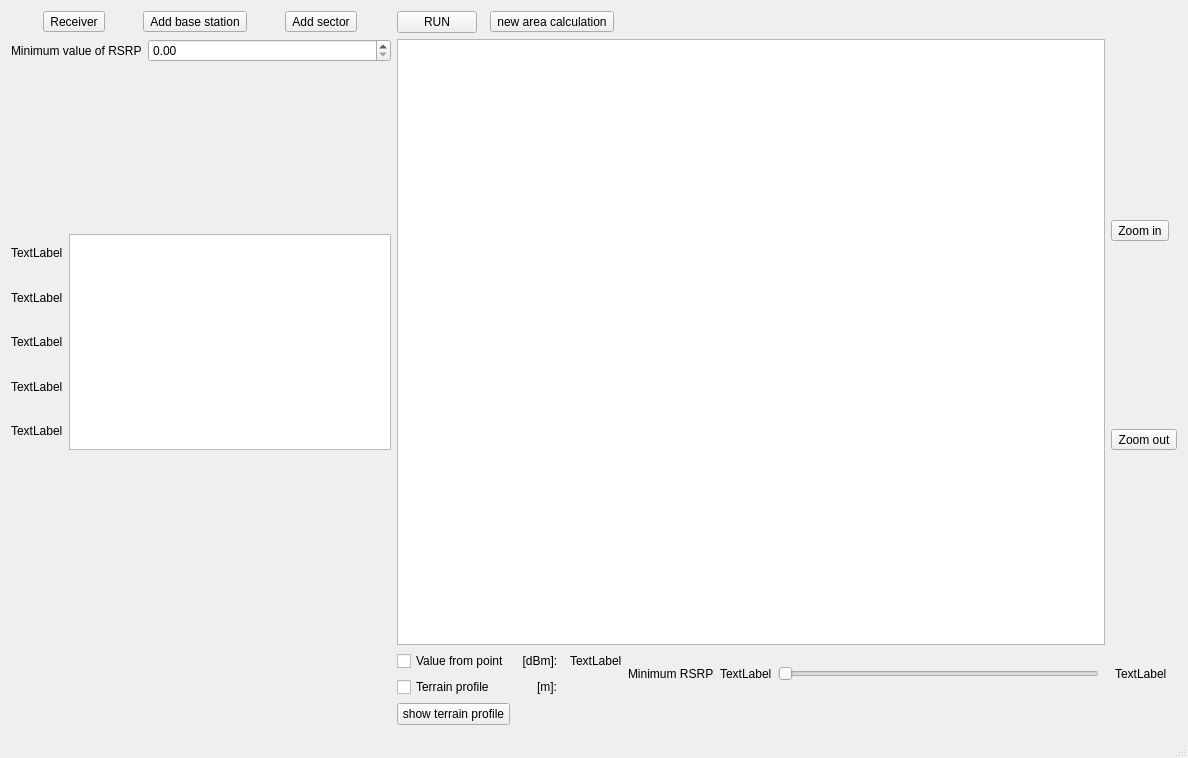
<?xml version="1.0" encoding="UTF-8"?>
<ui version="4.0">
 <class>MainWindow</class>
 <widget class="QMainWindow" name="MainWindow">
  <property name="windowModality">
   <enum>Qt::WindowModal</enum>
  </property>
  <property name="geometry">
   <rect>
    <x>0</x>
    <y>0</y>
    <width>1188</width>
    <height>758</height>
   </rect>
  </property>
  <property name="windowTitle">
   <string>MainWindow</string>
  </property>
  <property name="styleSheet">
   <string notr="true"/>
  </property>
  <widget class="QWidget" name="centralWidget">
   <layout class="QGridLayout" name="gridLayout_2">
    <item row="0" column="0" colspan="2">
     <layout class="QHBoxLayout" name="horizontalLayout_3">
      <item>
       <widget class="QToolButton" name="receiverButton">
        <property name="text">
         <string>Receiver</string>
        </property>
       </widget>
      </item>
      <item>
       <widget class="QToolButton" name="baseToolButton">
        <property name="styleSheet">
         <string notr="true"/>
        </property>
        <property name="text">
         <string>Add base station</string>
        </property>
       </widget>
      </item>
      <item>
       <widget class="QToolButton" name="sectorToolButton">
        <property name="text">
         <string>Add sector</string>
        </property>
       </widget>
      </item>
     </layout>
    </item>
    <item row="0" column="2">
     <layout class="QVBoxLayout" name="verticalLayout_2">
      <item>
       <widget class="QPushButton" name="calculatePushButton">
        <property name="text">
         <string>RUN</string>
        </property>
       </widget>
      </item>
     </layout>
    </item>
    <item row="0" column="3" colspan="2">
     <layout class="QHBoxLayout" name="horizontalLayout_4">
      <item>
       <widget class="QToolButton" name="rectangleToolButton">
        <property name="text">
         <string>new area calculation</string>
        </property>
       </widget>
      </item>
     </layout>
    </item>
    <item row="1" column="0" colspan="2">
     <layout class="QFormLayout" name="formLayout">
      <item row="0" column="0">
       <widget class="QLabel" name="label_2">
        <property name="text">
         <string>Minimum value of RSRP</string>
        </property>
       </widget>
      </item>
      <item row="0" column="1">
       <widget class="QDoubleSpinBox" name="minimumRSRSPdoubleSpinBox"/>
      </item>
     </layout>
    </item>
    <item row="1" column="2" rowspan="4" colspan="7">
     <layout class="QHBoxLayout" name="horizontalLayout_2">
      <item>
       <widget class="QGraphicsView" name="mapGraphicsView">
        <property name="cursor" stdset="0">
         <cursorShape>CrossCursor</cursorShape>
        </property>
        <property name="mouseTracking">
         <bool>true</bool>
        </property>
       </widget>
      </item>
     </layout>
    </item>
    <item row="1" column="9" rowspan="2">
     <widget class="QToolButton" name="zoomInButton">
      <property name="text">
       <string>Zoom in</string>
      </property>
     </widget>
    </item>
    <item row="2" column="0" rowspan="2">
     <layout class="QVBoxLayout" name="verticalLayout">
      <item alignment="Qt::AlignRight">
       <widget class="QLabel" name="minLabel">
        <property name="text">
         <string>TextLabel</string>
        </property>
       </widget>
      </item>
      <item alignment="Qt::AlignRight">
       <widget class="QLabel" name="label2">
        <property name="text">
         <string>TextLabel</string>
        </property>
       </widget>
      </item>
      <item alignment="Qt::AlignRight">
       <widget class="QLabel" name="label3">
        <property name="text">
         <string>TextLabel</string>
        </property>
       </widget>
      </item>
      <item alignment="Qt::AlignRight">
       <widget class="QLabel" name="label4">
        <property name="text">
         <string>TextLabel</string>
        </property>
       </widget>
      </item>
      <item alignment="Qt::AlignRight">
       <widget class="QLabel" name="maxLabel">
        <property name="text">
         <string>TextLabel</string>
        </property>
       </widget>
      </item>
     </layout>
    </item>
    <item row="2" column="1" rowspan="2">
     <layout class="QHBoxLayout" name="horizontalLayout_5">
      <item>
       <widget class="QGraphicsView" name="scalaGraphicsView">
        <property name="cursor" stdset="0">
         <cursorShape>ArrowCursor</cursorShape>
        </property>
        <property name="mouseTracking">
         <bool>true</bool>
        </property>
       </widget>
      </item>
     </layout>
    </item>
    <item row="3" column="9">
     <widget class="QToolButton" name="zoomOutButton">
      <property name="text">
       <string>Zoom out</string>
      </property>
     </widget>
    </item>
    <item row="4" column="0" rowspan="3" colspan="2">
     <layout class="QHBoxLayout" name="horizontalLayout"/>
    </item>
    <item row="5" column="2" colspan="2">
     <layout class="QVBoxLayout" name="verticalLayout_3">
      <item alignment="Qt::AlignLeft">
       <widget class="QCheckBox" name="checkBox">
        <property name="text">
         <string>Value from point</string>
        </property>
       </widget>
      </item>
      <item>
       <widget class="QCheckBox" name="terrainCheckBox">
        <property name="text">
         <string>Terrain profile</string>
        </property>
       </widget>
      </item>
     </layout>
    </item>
    <item row="5" column="4">
     <layout class="QGridLayout" name="gridLayout">
      <item row="1" column="1">
       <widget class="QLabel" name="terrainLabel">
        <property name="text">
         <string/>
        </property>
       </widget>
      </item>
      <item row="0" column="1">
       <widget class="QLabel" name="valueLabel">
        <property name="text">
         <string>TextLabel</string>
        </property>
       </widget>
      </item>
      <item row="0" column="0" alignment="Qt::AlignRight">
       <widget class="QLabel" name="labelValueS">
        <property name="text">
         <string>  [dBm]:  </string>
        </property>
       </widget>
      </item>
      <item row="1" column="0" alignment="Qt::AlignRight">
       <widget class="QLabel" name="label_3">
        <property name="text">
         <string>[m]:  </string>
        </property>
       </widget>
      </item>
     </layout>
    </item>
    <item row="5" column="5">
     <layout class="QVBoxLayout" name="verticalLayout_4">
      <item alignment="Qt::AlignHCenter">
       <widget class="QLabel" name="label">
        <property name="text">
         <string>Minimum RSRP</string>
        </property>
       </widget>
      </item>
     </layout>
    </item>
    <item row="5" column="6">
     <layout class="QVBoxLayout" name="verticalLayout_7">
      <item alignment="Qt::AlignHCenter">
       <widget class="QLabel" name="minRSRPFromSlider_2">
        <property name="text">
         <string>TextLabel</string>
        </property>
       </widget>
      </item>
     </layout>
    </item>
    <item row="5" column="7">
     <layout class="QVBoxLayout" name="verticalLayout_5">
      <item>
       <widget class="QSlider" name="rsrpHorizontalSlider">
        <property name="orientation">
         <enum>Qt::Horizontal</enum>
        </property>
       </widget>
      </item>
     </layout>
    </item>
    <item row="5" column="8" colspan="2">
     <layout class="QVBoxLayout" name="verticalLayout_6">
      <item alignment="Qt::AlignHCenter">
       <widget class="QLabel" name="minRSRPFromSlider">
        <property name="text">
         <string>TextLabel</string>
        </property>
       </widget>
      </item>
     </layout>
    </item>
    <item row="6" column="2" colspan="2">
     <widget class="QPushButton" name="terrainPushButton">
      <property name="text">
       <string>show terrain profile</string>
      </property>
     </widget>
    </item>
   </layout>
  </widget>
  <widget class="QStatusBar" name="statusBar"/>
  <widget class="QMenuBar" name="menuBar">
   <property name="geometry">
    <rect>
     <x>0</x>
     <y>0</y>
     <width>1188</width>
     <height>19</height>
    </rect>
   </property>
  </widget>
 </widget>
 <layoutdefault spacing="6" margin="11"/>
 <resources/>
 <connections/>
</ui>
